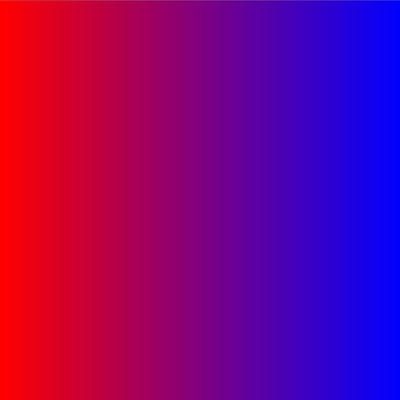
Frame 1 (no input)
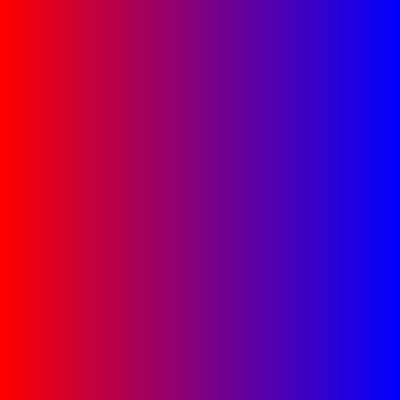
Frame 60 (the mouse pressed at the canvas centre just before this capture)
Frame 120 (the mouse held since frame 60 and released just before this capture): identical to frame 60, image omitted

The Processing sketch that drew these frames (run headless with seeded random() and noise(); from frame 60 on, the mouse is pressed at the canvas centre):

// Processing sketch: processing_53673
// ── processing_53673.pde

//Kim Sipkens 
//PS2 Q1

//lerpColor is set up: (c1, c2, amt)
//c1: add FROM this color, starting point
//c2: add TO this color, ending color
//amt: must be between 0.0 and 1.0, float

void setup () {
size (400,400);
}

color from = color ( 255, 0, 0); //starting color 
color to = color ( 0, 0, 255); // ending color

void draw () {
  //the following code is repeating a line
 //changing the color gradually starting at C1 ending at C2 
 for ( int i = 0; i < width; i++) {
   color interA = lerpColor(from, to, (float)i/width);
   stroke(interA);
   line(i,0,i,height);
 }
}      
